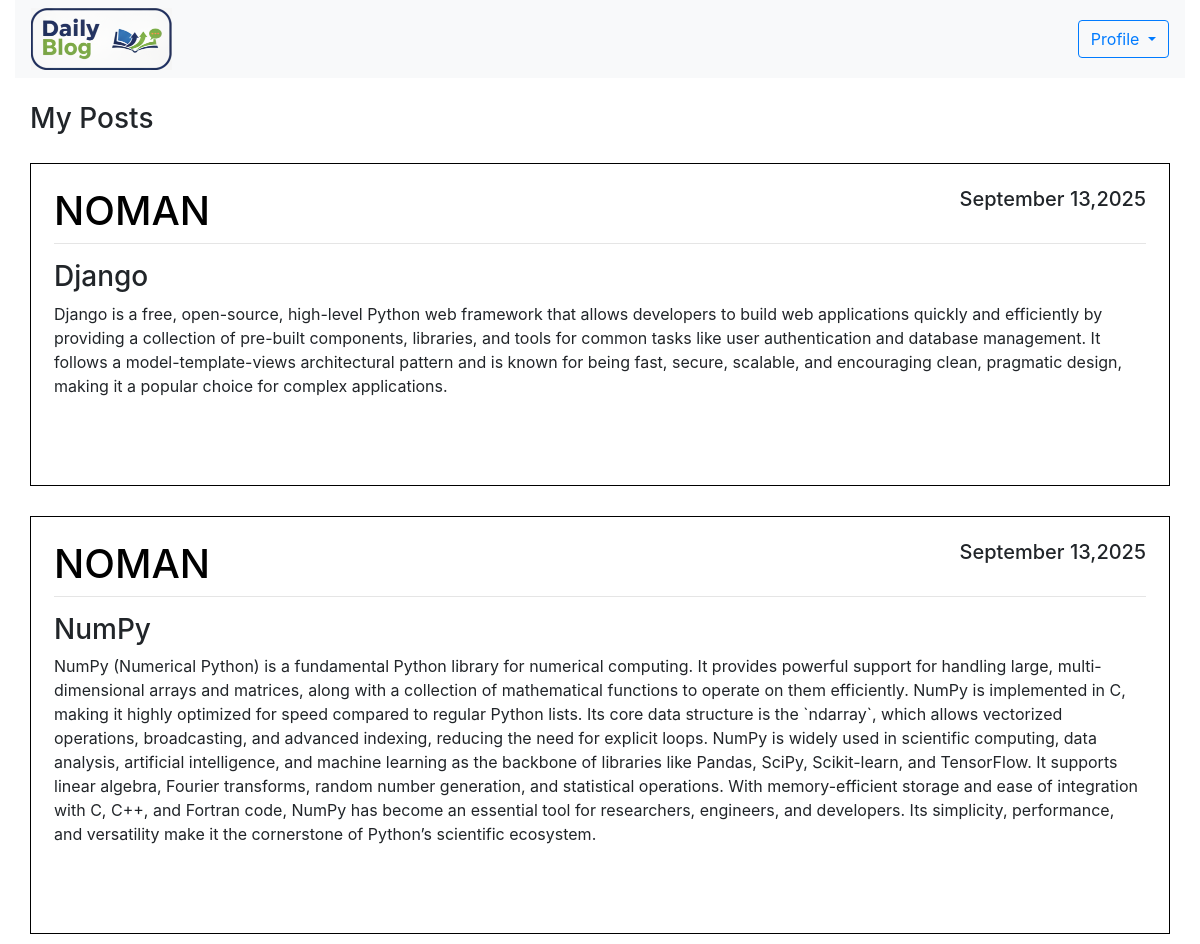
The page /mypost/ (signed in) on the database its author committed.
### blog/models.py (models this page shows, shortened)
class  Posts(models.Model):
    title = models.CharField(max_length=100)
    content = models.TextField()
    date_posted = models.DateTimeField(default=timezone.now)
    author = models.ForeignKey(User, on_delete=models.CASCADE)

### blog/views.py (the view)
# urls.py: path('mypost/', views.myPost),
def myPost(request):
    context = {'posts': Posts.objects.filter(author=request.user)}
    return render(request, 'blog/mypost.html', context)

### blog/templates/blog/mypost.html (shortened to what this page needs)
{% extends 'blog/base.html' %}
{% block content %}
{% load static %}
<nav class="navbar navbar-expand-lg navbar-light bg-light w-100 mb-4">
        <div class="collapse navbar-collapse" id="navbarSupportedContent">
            <ul class="navbar-nav mr-auto ">
                <li><a href="/home"><img class="w-50 " src="{% static 'image/pho1.png'%}" alt=""></a></li>
            </ul>
            <form class="form-inline my-2 my-lg-0">
                <div class="dropdown">
                    <button class="btn btn-outline-primary dropdown-toggle" type="button" id="dropdownMenuButton"
                        data-toggle="dropdown" aria-haspopup="true" aria-expanded="false">
                        Profile
                    </button>
                </div>
            </form>
        </div>
    </nav>
<div class="container custom-container" style="max-width: 1350px; ">
    <h3 style="margin-top: 20px;">My Posts</h3>
    {% for post in posts %}
    <article class="media content-section">
        <div class="media-body" style="border: 1px solid black; padding: 23px; margin-bottom: 10px; margin-top: 20px;">
            <div class="article-metadata">
                <h1 class="text-uppercase" style="text-align:left;float:left; color: #000000;">{{post.author}}</h1>
                <h5 style="text-align:right;float:right;">{{ post.date_posted|date:"F d,Y"}} </h5>
                <hr style="clear:both;" />
            </div>
            <h3>{{post.title}}</h3>
            <p class="article-content">{{ post.content}}</p>
            <br><br>
        </div>
    </article>
    {% endfor %}
</div>
{% endblock %}

### blog/templates/blog/base.html (style rules this page uses)
.custom-container { max-width: 1450px; }

### rows shown on the page
Posts: author "NOMAN", date_posted "September 13,2025", title "Django", content "Django is a free, open-source, high-level Python web framework that allows developers to build web applications quickly and efficiently by providing a collection of pre-built components, libraries, and tools for common tasks like user authentication and database management. It follows a model-template-views architectural pattern and is known for being fast, secure, scalable, and encouraging clean, pragmatic design, making it a popular choice for complex applications."
Posts: author "NOMAN", date_posted "September 13,2025", title "NumPy", content "NumPy (Numerical Python) is a fundamental Python library for numerical computing. It provides powerful support for handling large, multi-dimensional arrays and matrices, along with a collection of mathematical functions to operate on them efficiently. NumPy is implemented in C, making it highly optimized for speed compared to regular Python lists. Its core data structure is the `ndarray`, which allows vectorized operations, broadcasting, and advanced indexing, reducing the need for explicit loops. NumPy is widely used in scientific computing, data analysis, artificial intelligence, and machine learning as the backbone of libraries like Pandas, SciPy, Scikit-learn, and TensorFlow. It…"
